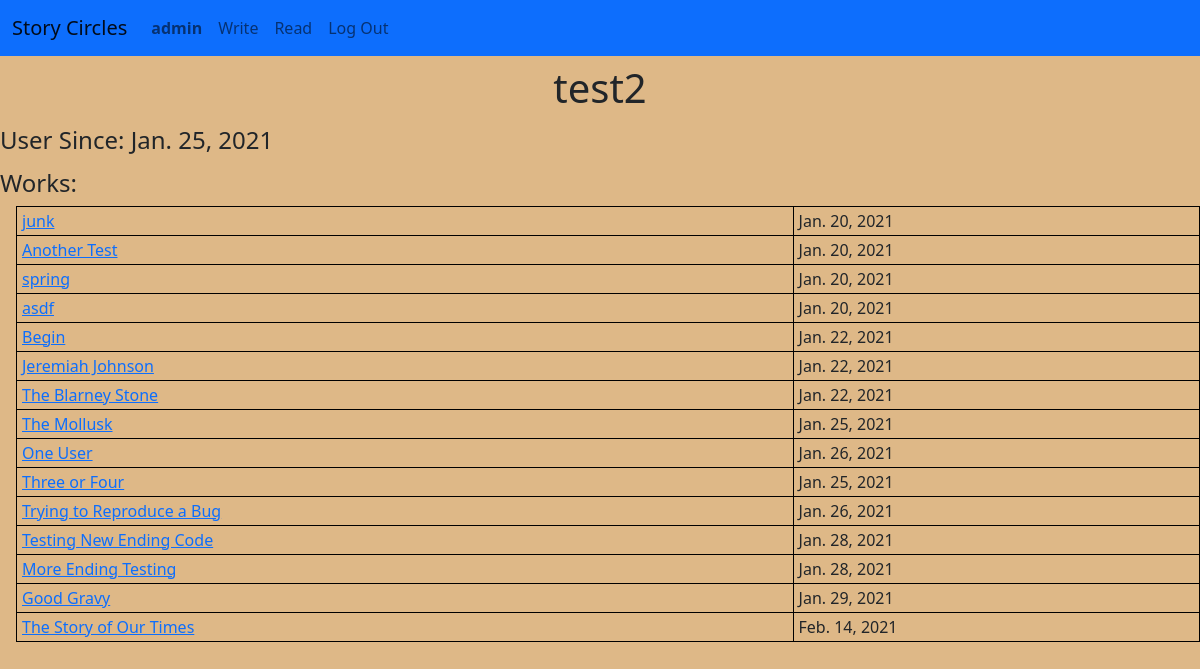
Page /circle/user/6 (signed in) on the committed database.
### circle/models.py (models this page shows, shortened)
class User(AbstractUser):
    user_since = models.DateTimeField(blank=False, auto_now_add=True)
    liked_stories = models.ManyToManyField(
        "Story",
        related_name="liked_by",
        blank=True,
    )
    def get_absolute_url(self):
        return reverse('user', args=[self.pk])

class Story(models.Model):
    title = models.TextField(unique=True)
    authors = models.ManyToManyField(
        User,
        related_name="stories",
        blank=True
    )
    text = models.TextField()
    start_time = models.DateTimeField(blank=True, null=True)
    finish_time = models.DateTimeField(blank=True, null=True)
    finished = models.BooleanField(default=False)
    def get_absolute_url(self):
        if self.finished:
            return reverse('finished_story', args = [self.pk])
        else:
            return reverse('circle', args = [self.circle.pk])
    """ Return the text as html with "\n\n" converted to paragraph breaks """

### circle/views.py (the view)
# urls.py: path("user/<int:pk>", views.UserDetailView.as_view(), name="user"),
class UserDetailView(LoginRequiredMixin, DetailView):
    model = User
    context_object_name = 'detail_user'
    def get_context_data(self, **kwargs):
            context = super().get_context_data(**kwargs)
            context['stories'] = context['detail_user'].stories.filter(finished=True)
            return context

### circle/templates/circle/user_detail.html (shortened to what this page needs)
{% extends "circle/layout.html" %}
{% load static %}
{% block body %}
<h1>{{ detail_user.username }}</h1>
<h4>User Since: {{ detail_user.user_since.date }}</h4>
<h4>Works:</h4>
{% include "circle/include/finished_story_table.html" %}
{% endblock %}

### circle/templates/circle/layout.html (shortened to what this page needs)
{% load static %}
<!DOCTYPE html>
<html lang="en">
    <head>
        <link href="https://cdn.jsdelivr.net/npm/bootstrap@5.0.0-beta1/dist/css/bootstrap.min.css" rel="stylesheet">
        <link href="{% static 'circle/styles.css' %}" rel="stylesheet">
    </head>
    <body>
        <nav class="navbar navbar-expand-md navbar-light bg-primary">
            <div class="container-fluid">
                <a class="navbar-brand" href="{% url 'index' %}">Story Circles</a>
                <div class="collapse navbar-collapse" id="navbarToggle">
                    <ul class="navbar-nav me-auto">
                        {% if user.is_authenticated %}
                        <li class="nav-item">
                            <a class="nav-link" id="current-user-nav" href="{{ user.get_absolute_url }}"><strong>{{ user.username }}</strong></a>
                        </li>
                        <li class="nav-item">
                            <a class="nav-link" id="write-nav" href="{% url 'index' %}">Write</a>
                        </li>
                        <li class="nav-item">
                            <a class="nav-link" id="read-nav" href="{% url 'finished_stories' %}">Read</a>
                        </li>
                        <li class="nav-item">
                            <a class="nav-link" href="{% url 'logout' %}">Log Out</a>
                        </li>
                        {% endif %}
                    </ul>
                </div>
            </div>
        </nav>
        <div class="body container-fluid d-flex flex-column h-100 w-100 px-0">
            {% block body %}
            {% endblock %}
        </div>
    </body>
</html>

### circle/templates/circle/include/finished_story_table.html
<table class="finished-story-table">
    {% for story in stories %}
    <tr>
        <td class="finished-story-title">
            <a href="{{ story.get_absolute_url }}">{{ story.title }}</a>
        </td>
        <td class="finished-story-date">
            {{ story.finish_time.date }}
        </td>
    </tr>
    {% endfor %}
</table>

### circle/static/circle/styles.css (style rules this page uses)
html, body { height: 100%; }
body { background-color: BurlyWood; }
h1 { margin-top: 0.5rem; text-align: center; }
h4 { margin-top: 0.25em; }
table { border-collapse: collapse; margin-left: 1rem; }
table, th, td { border: 1px solid black; padding: 2px 5px; }

### rows in the picture
User: username "admin"
User: username "test2", user_since "Jan. 25, 2021"
Story: title "junk", finish_time "Jan. 20, 2021"
Story: title "Another Test", finish_time "Jan. 20, 2021"
Story: title "spring", finish_time "Jan. 20, 2021"
Story: title "asdf", finish_time "Jan. 20, 2021"
Story: title "Begin", finish_time "Jan. 22, 2021"
Story: title "Jeremiah Johnson", finish_time "Jan. 22, 2021"
Story: title "The Blarney Stone", finish_time "Jan. 22, 2021"
Story: title "The Mollusk", finish_time "Jan. 25, 2021"
Story: title "One User", finish_time "Jan. 26, 2021"
Story: title "Three or Four", finish_time "Jan. 25, 2021"
Story: title "Trying to Reproduce a Bug", finish_time "Jan. 26, 2021"
Story: title "Testing New Ending Code", finish_time "Jan. 28, 2021"
Story: title "More Ending Testing", finish_time "Jan. 28, 2021"
Story: title "Good Gravy", finish_time "Jan. 29, 2021"
Story: title "The Story of Our Times", finish_time "Feb. 14, 2021"
